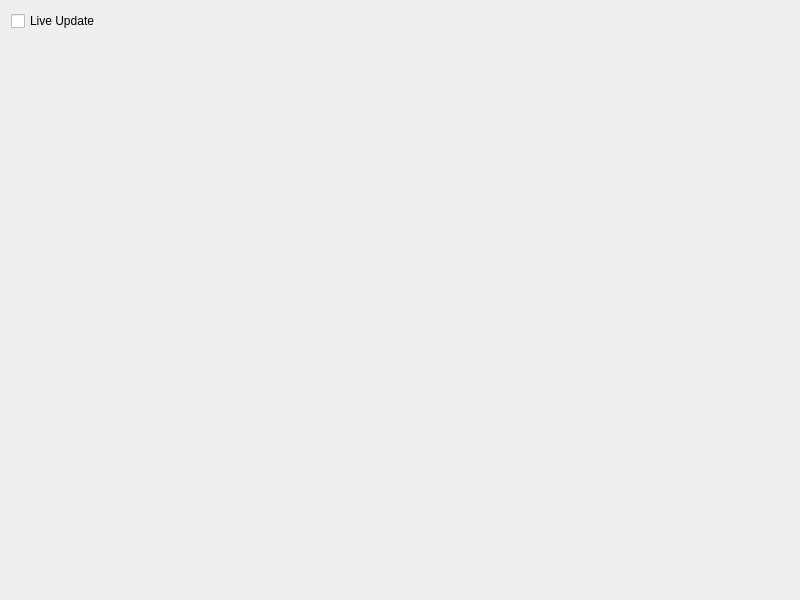
<?xml version="1.0" encoding="UTF-8"?>
<ui version="4.0">
 <class>ProfileWidget</class>
 <widget class="QWidget" name="ProfileWidget">
  <property name="geometry">
   <rect>
    <x>0</x>
    <y>0</y>
    <width>800</width>
    <height>600</height>
   </rect>
  </property>
  <property name="windowTitle">
   <string>Profile</string>
  </property>
  <layout class="QVBoxLayout" name="verticalLayout">
   <item>
    <widget class="QCheckBox" name="checkLive">
     <property name="text">
      <string>Live Update</string>
     </property>
    </widget>
   </item>
   <item>
    <widget class="QCustomPlot" name="plot1" native="true"/>
   </item>
   <item>
    <widget class="QCustomPlot" name="plot2" native="true"/>
   </item>
  </layout>
 </widget>
 <customwidgets>
  <customwidget>
   <class>QCustomPlot</class>
   <extends>QWidget</extends>
   <header>qcustomplot.h</header>
   <container>1</container>
  </customwidget>
 </customwidgets>
 <resources/>
 <connections/>
</ui>
